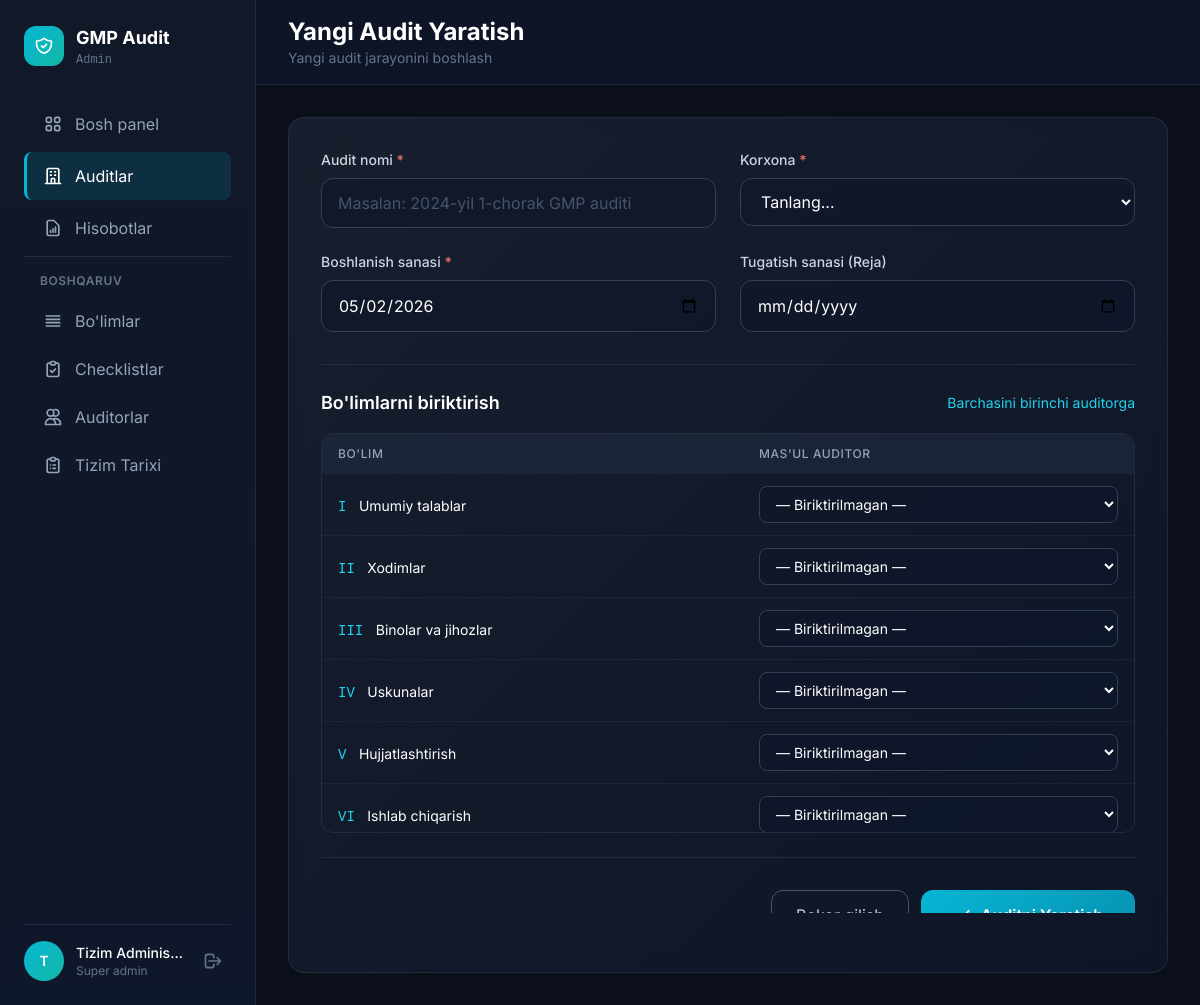
The page /bosh_auditor/auditss.php?action=new (signed in) on the database its author committed.
### tables this page shows
CREATE TABLE `users` (
  `id` int NOT NULL AUTO_INCREMENT,
  `username` varchar(100) NOT NULL,
  `email` varchar(150) NOT NULL,
  `password` varchar(255) NOT NULL,
  `full_name` varchar(150) NOT NULL,
  `phone` varchar(30) DEFAULT NULL,
  `position` varchar(100) DEFAULT NULL,
  `role` enum('super_admin','bosh_auditor','auditor','viewer','reader') DEFAULT NULL,
  `is_active` tinyint(1) DEFAULT '1',
  `created_at` timestamp NULL DEFAULT CURRENT_TIMESTAMP,
  `updated_at` timestamp NULL DEFAULT CURRENT_TIMESTAMP ON UPDATE CURRENT_TIMESTAMP,
  `department_id` int DEFAULT NULL,
  `position_id` int DEFAULT NULL,
  `hire_date` date DEFAULT NULL,
  PRIMARY KEY (`id`),
  UNIQUE KEY `username` (`username`),
  UNIQUE KEY `email` (`email`)
);

CREATE TABLE `gmp_sections` (
  `id` int NOT NULL AUTO_INCREMENT,
  `section_number` varchar(10) NOT NULL,
  `section_name` varchar(200) NOT NULL,
  `description` text,
  `sort_order` int DEFAULT '0',
  PRIMARY KEY (`id`)
);

### db.php (called while the page is built, shortened)
<?php
try {
    $pdo = new PDO(
        "mysql:host=" . DB_HOST . ";dbname=" . DB_NAME . ";charset=utf8mb4",
        DB_USER,
        DB_PASS,
        [
            PDO::ATTR_ERRMODE => PDO::ERRMODE_EXCEPTION,
            PDO::ATTR_DEFAULT_FETCH_MODE => PDO::FETCH_ASSOC,
            PDO::ATTR_EMULATE_PREPARES => false
        ]
    );
} catch (PDOException $e) {
    die("Ma'lumotlar bazasi ulanish xatosi: " . $e->getMessage());
}
function isLoggedIn(): bool
{
    return true;
}
function getCurrentUser()
{
    global $pdo;
    $stmt = $pdo->prepare("SELECT * FROM users WHERE id = ?");
    $stmt->execute([$_SESSION['user_id']]);
    return $stmt->fetch();
}

### bosh_auditor/auditss.php (the view, shortened to what this page needs)
<?php
include_once '../db.php';
 $user = getCurrentUser();
 $permissions = [
    'super_admin'  => ['create' => true, 'edit' => true, 'delete' => true, 'view_all' => true],
    'bosh_auditor' => ['create' => true, 'edit' => true, 'delete' => true, 'view_all' => true],
    'auditor'      => ['create' => false, 'edit' => false, 'delete' => false, 'view_all' => false],
];
 $perm = $permissions[$user['role']] ?? $permissions['auditor'];
 $dashboardLink = ($user['role'] === 'bosh_auditor') ? 'index.php' : 'index.php';
 $whereClauses = [];
 $params = [];
 $whereSQL = $whereClauses ? 'WHERE ' . implode(' AND ', $whereClauses) : '';
 $countStmt = $pdo->prepare("SELECT COUNT(*) FROM audits a JOIN sites s ON a.site_id = s.id $whereSQL");
 $countStmt->execute($params);
 $totalAudits = $countStmt->fetchColumn();
 $sections = $pdo->query("SELECT * FROM gmp_sections ORDER BY sort_order")->fetchAll();
 $statusCounts = ['all' => $totalAudits, 'draft' => 0, 'in_progress' => 0, 'completed' => 0, 'cancelled' => 0];
if ($perm['view_all']) {
    $countAll = $pdo->query("SELECT status, COUNT(*) as cnt FROM audits GROUP BY status")->fetchAll();
    foreach ($countAll as $row) {
        $statusCounts[$row['status']] = (int)$row['cnt'];
    }
}
 $showCreateForm = isset($_GET['action']) && $_GET['action'] === 'new' && $perm['create'];
?>
<!DOCTYPE html>
<html lang="uz">
<head>
    <script src="https://cdn.tailwindcss.com"></script>
</head>
<body class="min-h-screen text-slate-100">
    <div class="flex min-h-screen pt-14 lg:pt-0">
        <aside id="sidebar" class="sidebar w-64 fixed h-full z-50" role="navigation">
            <div class="p-6 h-full flex flex-col">
                <div class="flex items-center gap-3 mb-8">
                    <div class="w-10 h-10 rounded-xl bg-gradient-to-br from-cyan-500 to-teal-500 flex items-center justify-center">
                    </div>
                    <div>
                        <h1 class="text-lg font-bold text-white">GMP Audit</h1>
                        <p class="text-xs text-slate-500 font-mono">
                            <?php echo $user['role'] === 'bosh_auditor' ? 'Bosh Auditor' : 'Admin'; ?>
                        </p>
                    </div>
                </div>
                <nav class="space-y-1 flex-1 overflow-y-auto">
                    <a href="<?php echo $dashboardLink; ?>" class="nav-item flex items-center gap-3 px-4 py-3 rounded-lg text-slate-400 hover:text-white">
                        Bosh panel
                    </a>
                    <a href="auditss.php" class="nav-item active flex items-center gap-3 px-4 py-3 rounded-lg text-white" aria-current="page">
                        <svg class="w-5 h-5" fill="none" stroke="currentColor" viewBox="0 0 24 24"><path stroke-linecap="round" stroke-linejoin="round" stroke-width="2" d="M19 21V5a2 2 0 00-2-2H7a2 2 0 00-2 2v16m14 0h2m-2 0h-5m-9 0H3m2 0h5M9 7h1m-1 4h1m4-4h1m-1 4h1m-5 10v-5a1 1 0 011-1h2a1 1 0 011 1v5m-4 0h4"/></svg>
                        Auditlar
                    </a>
                    <a href="reportss.php" class="nav-item flex items-center gap-3 px-4 py-3 rounded-lg text-slate-400 hover:text-white">
                        <svg class="w-5 h-5" fill="none" stroke="currentColor" viewBox="0 0 24 24"><path stroke-linecap="round" stroke-linejoin="round" stroke-width="2" d="M9 17v-2m3 2v-4m3 4v-6m2 10H7a2 2 0 01-2-2V5a2 2 0 012-2h5.586a1 1 0 01.707.293l5.414 5.414a1 1 0 01.293.707V19a2 2 0 01-2 2z"/></svg>
                        Hisobotlar
                    </a>
                    <div class="pt-4 mt-4 border-t border-slate-700/50">
                        <p class="px-4 text-xs font-semibold text-slate-500 uppercase tracking-wider mb-2">Boshqaruv</p>
                        <a href="sectionss.php" class="nav-item flex items-center gap-3 px-4 py-3 rounded-lg text-slate-400 hover:text-white">
                            <svg class="w-5 h-5" fill="none" stroke="currentColor" viewBox="0 0 24 24"><path stroke-linecap="round" stroke-linejoin="round" stroke-width="2" d="M4 6h16M4 10h16M4 14h16M4 18h16"/></svg>
                            Bo'limlar
                        </a>
                        <a href="checklistss.php" class="nav-item flex items-center gap-3 px-4 py-3 rounded-lg text-slate-400 hover:text-white">
                            <svg class="w-5 h-5" fill="none" stroke="currentColor" viewBox="0 0 24 24"><path stroke-linecap="round" stroke-linejoin="round" stroke-width="2" d="M9 5H7a2 2 0 00-2 2v12a2 2 0 002 2h10a2 2 0 002-2V7a2 2 0 00-2-2h-2M9 5a2 2 0 002 2h2a2 2 0 002-2M9 5a2 2 0 012-2h2a2 2 0 012 2m-6 9l2 2 4-4"/></svg>
                            Checklistlar
                        </a>
                        <?php if ($user['role'] === 'super_admin' || $user['role'] === 'admin'): ?>
                        <a href="users.php" class="nav-item flex items-center gap-3 px-4 py-3 rounded-lg text-slate-400 hover:text-white">
                            <svg class="w-5 h-5" fill="none" stroke="currentColor" viewBox="0 0 24 24"><path stroke-linecap="round" stroke-linejoin="round" stroke-width="2" d="M12 4.354a4 4 0 110 5.292M15 21H3v-1a6 6 0 0112 0v1zm0 0h6v-1a6 6 0 00-9-5.197M13 7a4 4 0 11-8 0 4 4 0 018 0z"/></svg>
                            Auditorlar
                        </a>
                        <a href="logs.php" class="nav-item flex items-center gap-3 px-4 py-3 rounded-lg text-slate-400 hover:text-white">
                            <svg class="w-5 h-5" fill="none" stroke="currentColor" viewBox="0 0 24 24"><path stroke-linecap="round" stroke-linejoin="round" stroke-width="2" d="M9 5H7a2 2 0 00-2 2v12a2 2 0 002 2h10a2 2 0 002-2V7a2 2 0 00-2-2h-2M9 5a2 2 0 002 2h2a2 2 0 002-2M9 5a2 2 0 012-2h2a2 2 0 012 2m-3 7h3m-3 4h3m-6-4h.01M9 16h.01"/></svg>
                            Tizim Tarixi
                        </a>
                        <?php endif; ?>
                    </div>
                </nav>
                <div class="border-t border-slate-700/50 pt-4 mt-4">
                    <div class="flex items-center gap-3">
                        <div class="w-10 h-10 rounded-full bg-gradient-to-br from-cyan-500 to-teal-500 flex items-center justify-center text-white font-semibold text-sm">
                            <?php echo strtoupper(mb_substr($user['full_name'], 0, 1)); ?>
                        </div>
                        <div class="flex-1 min-w-0">
                            <p class="text-sm font-medium text-white truncate"><?php echo htmlspecialchars($user['full_name']); ?></p>
                            <p class="text-xs text-slate-500"><?php echo ucfirst(str_replace('_', ' ', $user['role'])); ?></p>
                        </div>
                        <a href="logout.php" class="text-slate-500 hover:text-red-400 transition-colors p-2" aria-label="Chiqish">
                            <svg class="w-5 h-5" fill="none" stroke="currentColor" viewBox="0 0 24 24">
                                <path stroke-linecap="round" stroke-linejoin="round" stroke-width="2" d="M17 16l4-4m0 0l-4-4m4 4H7m6 4v1a3 3 0 01-3 3H6a3 3 0 01-3-3V7a3 3 0 013-3h4a3 3 0 013 3v1"/>
                            </svg>
                        </a>
                    </div>
                </div>
            </div>
        </aside>
        <main class="flex-1 lg:ml-64 w-full">
            <header class="sticky top-0 z-20 bg-slate-900/80 backdrop-blur-xl border-b border-slate-700/50">
                <div class="px-4 lg:px-8 py-4 flex justify-between items-center">
                    <div>
                        <h1 class="text-xl lg:text-2xl font-bold text-white">
                            <?php echo $showCreateForm ? 'Yangi Audit Yaratish' : 'Auditlar'; ?>
                        </h1>
                        <p class="text-slate-500 text-sm">
                            <?php echo $showCreateForm ? 'Yangi audit jarayonini boshlash' : "Jami {$statusCounts['all']} ta audit"; ?>
                        </p>
                    </div>
                </div>
            </header>
            <div class="p-4 lg:p-8">
                <?php if ($showCreateForm): ?>
                <div class="stat-card rounded-2xl p-6 lg:p-8 animate-in">
                    <form method="POST" action="" id="createForm">
                        <div class="grid lg:grid-cols-2 gap-6 mb-8">
                            <div>
                                <label class="block text-slate-300 text-sm font-medium mb-2">Audit nomi <span class="text-red-400">*</span></label>
                                <input type="text" name="title" class="input-field w-full px-4 py-3 rounded-xl" placeholder="Masalan: 2024-yil 1-chorak GMP auditi" required maxlength="200">
                            </div>
                            <div>
                                <label class="block text-slate-300 text-sm font-medium mb-2">Korxona <span class="text-red-400">*</span></label>
                                <select name="site_id" class="input-field w-full px-4 py-3 rounded-xl" required>
                                    <option value="">Tanlang...</option>
                                </select>
                            </div>
                            <div>
                                <label class="block text-slate-300 text-sm font-medium mb-2">Boshlanish sanasi <span class="text-red-400">*</span></label>
                                <input type="date" name="start_date" class="input-field w-full px-4 py-3 rounded-xl" value="<?php echo date('Y-m-d'); ?>" required>
                            </div>
                            <div>
                                <label class="block text-slate-300 text-sm font-medium mb-2">Tugatish sanasi (Reja)</label>
                                <input type="date" name="end_date" class="input-field w-full px-4 py-3 rounded-xl" min="<?php echo date('Y-m-d'); ?>">
                            </div>
                        </div>
                        <div class="border-t border-slate-700/50 pt-6">
                            <div class="flex items-center justify-between mb-4">
                                <h3 class="text-lg font-semibold text-white">Bo'limlarni biriktirish</h3>
                                <button type="button" onclick="assignAllSections()" class="text-cyan-400 hover:text-cyan-300 text-sm">Barchasini birinchi auditorga</button>
                            </div>
                            <div class="overflow-x-auto max-h-[400px] overflow-y-auto rounded-xl border border-slate-700/50">
                                <table class="w-full text-left">
                                    <thead class="bg-slate-800/80 sticky top-0 z-10">
                                        <tr>
                                            <th class="px-4 py-3 text-slate-400 text-xs font-medium uppercase tracking-wider rounded-tl-xl">Bo'lim</th>
                                            <th class="px-4 py-3 text-slate-400 text-xs font-medium uppercase tracking-wider rounded-tr-xl">Mas'ul Auditor</th>
                                        </tr>
                                    </thead>
                                    <tbody class="divide-y divide-slate-700/30">
                                        <?php if (empty($sections)): ?>
                                        <tr><td colspan="2" class="px-4 py-8 text-center text-slate-500">Bo'limlar mavjud emas.</td></tr>
                                        <?php else: ?>
                                        <?php foreach ($sections as $sec): ?>
                                        <tr class="hover:bg-slate-800/30 transition-colors">
                                            <td class="px-4 py-3">
                                                <span class="font-mono text-cyan-400 text-sm mr-2"><?php echo htmlspecialchars($sec['section_number']); ?></span>
                                                <span class="text-white text-sm"><?php echo htmlspecialchars($sec['section_name']); ?></span>
                                            </td>
                                            <td class="px-4 py-3">
                                                <select name="assignments[<?php echo $sec['id']; ?>]" class="input-field w-full px-3 py-2 rounded-lg text-sm section-auditor">
                                                    <option value="0">— Biriktirilmagan —</option>
                                                </select>
                                            </td>
                                        </tr>
                                        <?php endforeach; ?>
                                        <?php endif; ?>
                                    </tbody>
                                </table>
                            </div>
                        </div>
                        <div class="flex flex-col sm:flex-row justify-end gap-3 pt-8 border-t border-slate-700/50 mt-6">
                            <a href="audits.php" class="px-6 py-3 rounded-xl border border-slate-600 text-slate-300 hover:bg-slate-700/50 transition-all text-center">Bekor qilish</a>
                            <button type="submit" class="btn-primary px-8 py-3 rounded-xl text-white font-semibold flex items-center justify-center gap-2">
                                <svg class="w-5 h-5" fill="none" stroke="currentColor" viewBox="0 0 24 24"><path stroke-linecap="round" stroke-linejoin="round" stroke-width="2" d="M5 13l4 4L19 7"/></svg>
                                Auditni Yaratish
                            </button>
                        </div>
                    </form>
                </div>
                <?php endif; ?>
            </div>
        </main>
    </div>
</body>
</html>

### bosh_auditor/auditss.php (style rules this page uses)
:root { --bg-primary: #0a0f1a; --accent-cyan: #06b6d4; }
* { font-family: 'Inter', sans-serif; }
body { background: var(--bg-primary); }
.sidebar { background: linear-gradient(180deg, #111827 0%, #0f172a 100%); border-right: 1px solid rgba(51, 65, 85, 0.5); transition: transform 0.3s ease-in-out; }
.nav-item { transition: all 0.3s ease; border-left: 3px solid transparent; }
.nav-item.active { background: rgba(6, 182, 212, 0.15); border-left-color: var(--accent-cyan); }
.stat-card { background: linear-gradient(135deg, rgba(26, 35, 50, 0.8) 0%, rgba(15, 23, 42, 0.8) 100%); backdrop-filter: blur(10px); border: 1px solid rgba(51, 65, 85, 0.5); transition: all 0.3s ease; }
.input-field { background: rgba(15, 23, 42, 0.6); border: 1px solid #334155; transition: all 0.3s ease; color: white; }
.input-field::placeholder { color: #475569; }
.btn-primary { background: linear-gradient(135deg, #06b6d4 0%, #0891b2 100%); transition: all 0.3s ease; }
.animate-in { animation: fadeInUp 0.5s ease forwards; }

### rows shown on the page
users: full_name "T", full_name "Tizim Adminis…", role "Super admin"
gmp_sections: section_number "I", section_name "Umumiy talablar", id "— Biriktirilmagan —"
gmp_sections: section_number "II", section_name "Xodimlar", id "— Biriktirilmagan —"
gmp_sections: section_number "III", section_name "Binolar va jihozlar", id "— Biriktirilmagan —"
gmp_sections: section_number "IV", section_name "Uskunalar", id "— Biriktirilmagan —"
gmp_sections: section_number "V", section_name "Hujjatlashtirish", id "— Biriktirilmagan —"
gmp_sections: section_number "VI", section_name "Ishlab chiqarish", id "— Biriktirilmagan —"
